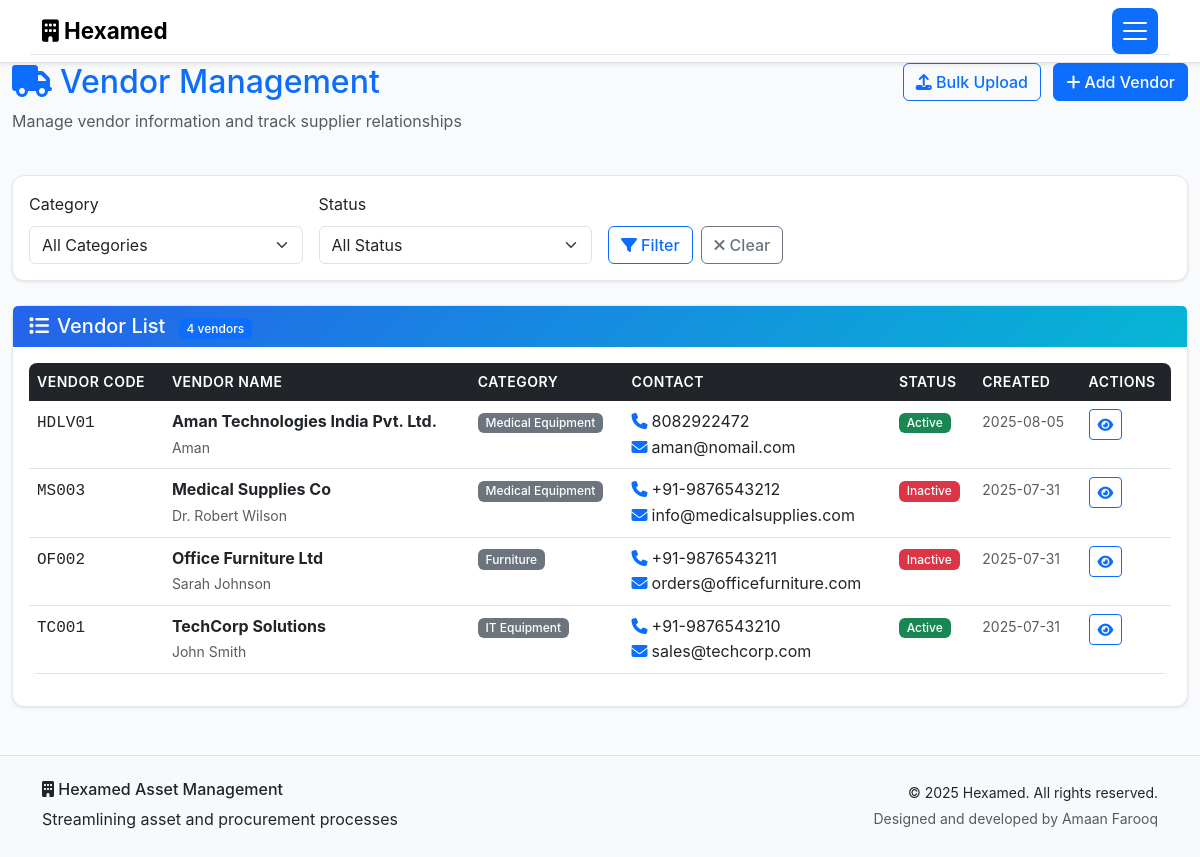
Screenshot of /vendors (signed in) with the database file from the repository.
### models.py (models this page shows, shortened)
class Vendor(db.Model):
    id = db.Column(db.Integer, primary_key=True)
    vendor_name = db.Column(db.String(200), nullable=False)
    contact_person = db.Column(db.String(100))
    phone = db.Column(db.String(20))
    email = db.Column(db.String(120))
    address = db.Column(db.Text)
    vendor_code = db.Column(db.String(50), unique=True)
    category = db.Column(db.String(100))  # IT Equipment, Furniture, etc.
    payment_terms = db.Column(db.String(100))
    is_active = db.Column(db.Boolean, default=True)
    notes = db.Column(db.Text)
    created_at = db.Column(db.DateTime, default=datetime.utcnow)
    updated_at = db.Column(db.DateTime, default=datetime.utcnow, onupdate=datetime.utcnow)

### routes.py (the view)
    def decorated_function(*args, **kwargs):
        if 'user_id' not in session:
            flash('Please log in to access this page.', 'warning')
            return redirect(url_for('login'))
        return f(*args, **kwargs)

### routes.py (called while the page is built)
def require_login(f):
    def decorated_function(*args, **kwargs):
        if 'user_id' not in session:
            flash('Please log in to access this page.', 'warning')
            return redirect(url_for('login'))
        return f(*args, **kwargs)
    decorated_function.__name__ = f.__name__
    return decorated_function

@app.route('/vendors')
@require_login
def view_vendors():
    page = request.args.get('page', 1, type=int)
    category = request.args.get('category', '')
    query = Vendor.query
    if category:
        query = query.filter_by(category=category)
    vendors = query.order_by(Vendor.created_at.desc()).paginate(
        page=page, per_page=15, error_out=False)
    categories = db.session.query(Vendor.category).distinct().all()
    categories = [c[0] for c in categories if c[0]]
    user = User.query.get(session['user_id'])
    return render_template('vendors.html', vendors=vendors, categories=categories,
                         selected_category=category, user=user)

### templates/vendors.html (shortened to what this page needs)
{% extends "base.html" %}
{% block content %}
<div class="container-fluid">
    <div class="row mb-4">
        <div class="col">
            <h2 class="text-primary">
                <i class="fas fa-truck me-2"></i>Vendor Management
            </h2>
            <p class="text-muted">Manage vendor information and track supplier relationships</p>
        </div>
        <div class="col-auto">
            {% if user.role == 'Accounts/SCM' %}
                    <a href="{{ url_for('bulk_upload_vendors') }}" class="btn btn-outline-primary me-2">
                        <i class="fas fa-upload"></i> Bulk Upload
                    </a>
                    {% endif %}
                    {% if user.role in ['Admin', 'MD', 'Accounts/SCM'] %}
            <a href="{{ url_for('add_vendor') }}" class="btn btn-primary">
                <i class="fas fa-plus me-1"></i>Add Vendor
            </a>
            {% endif %}
        </div>
    </div>
    <div class="card mb-4">
        <div class="card-body">
            <form method="GET" class="row g-3">
                <div class="col-md-3">
                    <label for="category" class="form-label">Category</label>
                    <select class="form-select" id="category" name="category">
                        <option value="">All Categories</option>
                    </select>
                </div>
                <div class="col-md-3">
                    <label for="status" class="form-label">Status</label>
                    <select class="form-select" id="status" name="status">
                        <option value="">All Status</option>
                    </select>
                </div>
                <div class="col-md-3 d-flex align-items-end">
                    <button type="submit" class="btn btn-outline-primary me-2">
                        <i class="fas fa-filter me-1"></i>Filter
                    </button>
                    <a href="{{ url_for('view_vendors') }}" class="btn btn-outline-secondary">
                        <i class="fas fa-times me-1"></i>Clear
                    </a>
                </div>
            </form>
        </div>
    </div>
    <div class="card">
        <div class="card-header">
            <h5 class="mb-0">
                <i class="fas fa-list me-2"></i>Vendor List
                <span class="badge bg-primary ms-2">{{ vendors.total }} vendors</span>
            </h5>
        </div>
        <div class="card-body">
            {% if vendors.items %}
            <div class="table-responsive">
                <table class="table table-hover">
                    <thead>
                        <tr>
                            <th>Vendor Code</th>
                            <th>Vendor Name</th>
                            <th>Category</th>
                            <th>Contact</th>
                            <th>Status</th>
                            <th>Created</th>
                            <th>Actions</th>
                        </tr>
                    </thead>
                    <tbody>
                        {% for vendor in vendors.items %}
                        <tr>
                            <td>
                                <span class="font-monospace">{{ vendor.vendor_code or 'N/A' }}</span>
                            </td>
                            <td>
                                <strong>{{ vendor.vendor_name }}</strong>
                                {% if vendor.contact_person %}
                                <br><small class="text-muted">{{ vendor.contact_person }}</small>
                                {% endif %}
                            </td>
                            <td>
                                {% if vendor.category %}
                                <span class="badge bg-secondary">{{ vendor.category }}</span>
                                {% else %}
                                <span class="text-muted">N/A</span>
                                {% endif %}
                            </td>
                            <td>
                                {% if vendor.phone %}
                                <i class="fas fa-phone text-primary me-1"></i>{{ vendor.phone }}<br>
                                {% endif %}
                                {% if vendor.email %}
                                <i class="fas fa-envelope text-primary me-1"></i>{{ vendor.email }}
                                {% endif %}
                            </td>
                            <td>
                                {% if vendor.is_active %}
                                <span class="badge bg-success">Active</span>
                                {% else %}
                                <span class="badge bg-danger">Inactive</span>
                                {% endif %}
                            </td>
                            <td>
                                <small class="text-muted">
                                    {{ vendor.created_at.strftime('%Y-%m-%d') }}
                                </small>
                            </td>
                            <td>
                                <div class="btn-group" role="group">
                                    <a href="{{ url_for('view_vendor_detail', vendor_id=vendor.id) }}"
                                       class="btn btn-sm btn-outline-primary" title="View Details">
                                        <i class="fas fa-eye"></i>
                                    </a>
                                </div>
                            </td>
                        </tr>
                        {% endfor %}
                    </tbody>
                </table>
            </div>
            {% endif %}
        </div>
    </div>
</div>
{% endblock %}

### static/style.css (style rules this page uses)
:root { --hexamed-primary: #2563eb; --hexamed-secondary: #64748b; --hexamed-success: #00ffaa; --hexamed-warning: #ffa200; --hexamed-danger: #ff0000; --hexamed-info: #06b6d4; --hexamed-light: #f8fafc; --hexamed-dark: #465977; --hexamed-gradient: linear-gradient(135deg, #2563eb, #06b6d4); }
body { font-family: 'Inter', 'Segoe UI', Tahoma, Geneva, Verdana, sans-serif; line-height: 1.6; background-color: #f8fafc; color: #1e293b; }
.card { border: 1px solid #e2e8f0; border-radius: 0.75rem; box-shadow: 0 1px 3px rgba(0, 0, 0, 0.1); transition: all 0.3s ease; background: white; }
.card-header { background: var(--hexamed-gradient); color: white; border-bottom: none; font-weight: 600; border-radius: 0.75rem 0.75rem 0 0; }
.btn { font-weight: 500; transition: all 0.3s ease; border-radius: 0.375rem; }
.btn-group .btn { border-radius: 0.25rem; }
.table { border-radius: 0.5rem; overflow: hidden; }
.table thead th { background-color: var(--bs-dark); color: white; border: none; font-weight: 600; text-transform: uppercase; font-size: 0.875rem; letter-spacing: 0.5px; }
.table tbody tr { transition: background-color 0.2s ease; }
.badge { font-weight: 500; font-size: 0.75rem; padding: 0.35em 0.65em; }
.form-control, .form-select { border-radius: 0.375rem; border: 1px solid var(--bs-border-color); transition: border-color 0.3s ease, box-shadow 0.3s ease; }

### rows the page displays
Vendor: vendor_code "HDLV01", vendor_name "Aman Technologies India Pvt. Ltd.", contact_person "Aman", category "Medical Equipment", phone "8082922472", email "aman@nomail.com", is_active "Active", created_at "2025-08-05"
Vendor: vendor_code "MS003", vendor_name "Medical Supplies Co", contact_person "Dr. Robert Wilson", category "Medical Equipment", phone "+91-9876543212", email "info@medicalsupplies.com", is_active "Inactive", created_at "2025-07-31"
Vendor: vendor_code "OF002", vendor_name "Office Furniture Ltd", contact_person "Sarah Johnson", category "Furniture", phone "+91-9876543211", email "orders@officefurniture.com", is_active "Inactive", created_at "2025-07-31"
Vendor: vendor_code "TC001", vendor_name "TechCorp Solutions", contact_person "John Smith", category "IT Equipment", phone "+91-9876543210", email "sales@techcorp.com", is_active "Active", created_at "2025-07-31"

### other values shown
{{ vendors.total }} "4"
